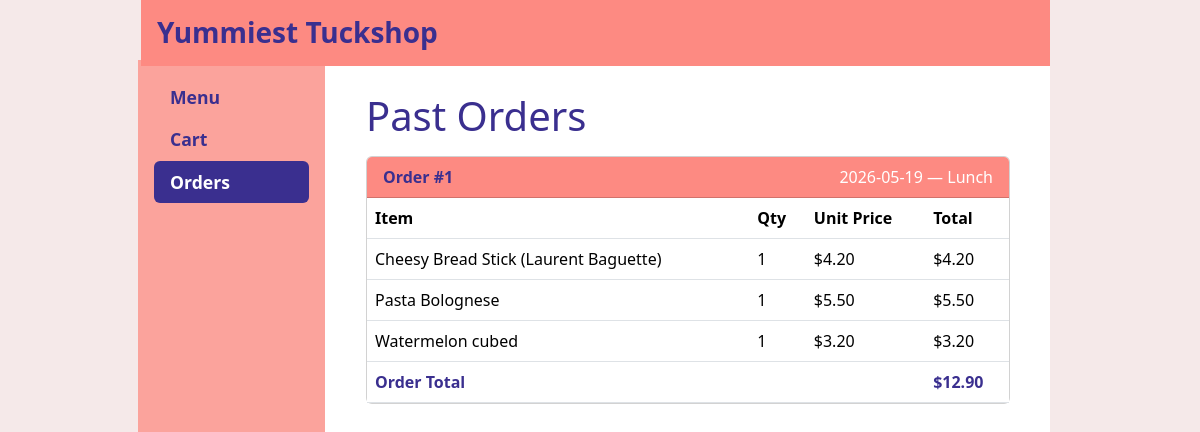
Page /orders (signed in) on the earlier database version.
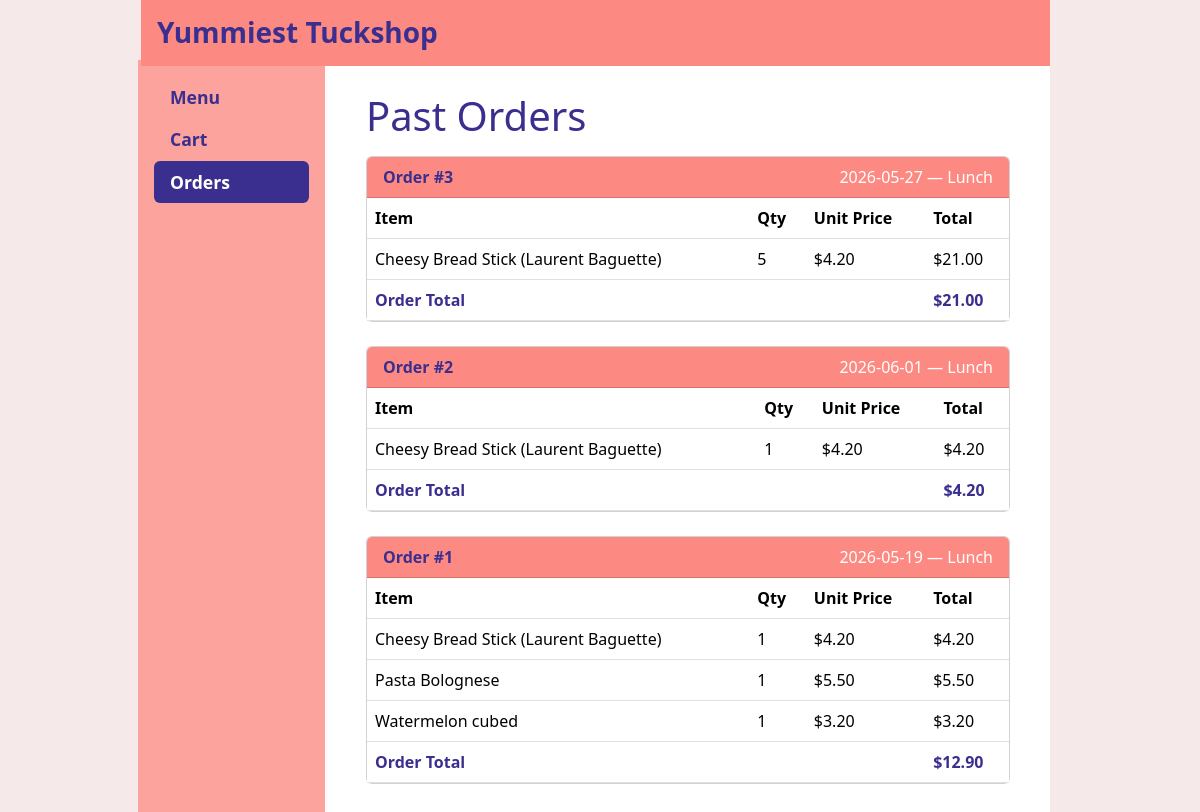
Same page on the later database version.
### tables this page shows
CREATE TABLE "Orders" (
	"OrderID"	INTEGER,
	"User"	INTEGER,
	"Date"	TEXT,
	"Price"	REAL,
	"Item"	INTEGER,
	"Quantity"	INTEGER,
	"ItemPrice"	REAL,
	"OrderType"	TEXT,
	FOREIGN KEY("Item") REFERENCES "Menu"("ItemID"),
	FOREIGN KEY("User") REFERENCES "User"("UserID")
);

CREATE TABLE "Menu" (
	"ItemID"	INTEGER,
	"Name"	TEXT,
	"ItemDesc"	TEXT,
	"Category"	TEXT,
	"Price"	REAL,
	"Homemade"	INTEGER,
	"Quantity"	INTEGER,
	"Options"	INTEGER,
	PRIMARY KEY("ItemID")
);

### app.py (the view)
@app.route('/orders')
def orders():
    user_id = session.get('userID')
    con = sqlite3.connect("Tuckshop.db")
    con.row_factory = sqlite3.Row
    cur = con.cursor()
    cur.execute('''
        SELECT Orders.OrderID, Orders.Date, Orders.OrderType, Orders.Quantity,
               Orders.ItemPrice, Orders.Price, Menu.Name
        FROM Orders
        JOIN Menu ON Orders.Item = Menu.ItemID
        WHERE Orders.User = ?
        ORDER BY Orders.OrderID DESC, Menu.Name
    ''', (user_id,))
    rows = cur.fetchall()
    con.close()
    orders_dict = {}
    for row in rows:
        oid = row['OrderID']
        if oid not in orders_dict:
            orders_dict[oid] = {
                'date': row['Date'],
                'order_type': row['OrderType'],
                'items': [],
                'total': 0.0
            }
        orders_dict[oid]['items'].append({
            'name': row['Name'],
            'quantity': row['Quantity'],
            'item_price': float(row['ItemPrice']),
            'line_total': float(row['Price'])
        })
        orders_dict[oid]['total'] = round(orders_dict[oid]['total'] + float(row['Price']), 2)
    return render_template('orders.html', orders=orders_dict)

### templates/orders.html (shortened to what this page needs)
{% extends "base.html" %}
{% block content %}
<h1>Past Orders</h1>
{% if orders %}
  {% for order_id, order in orders.items() %}
  <div class="card mb-4">
    <div class="card-header d-flex justify-content-between align-items-center" style="background-color: #fd8a82;">
      <span style="color: white;"><strong>Order #{{ order_id }}</strong></span>
      <span style="color: white;">{{ order['date'] }} — {{ order['order_type'] }}</span>
    </div>
    <div class="card-body p-0">
      <table class="table mb-0">
        <thead>
          <tr>
            <th>Item</th>
            <th>Qty</th>
            <th>Unit Price</th>
            <th>Total</th>
          </tr>
        </thead>
        <tbody>
          {% for item in order['items'] %}
          <tr>
            <td>{{ item['name'] }}</td>
            <td>{{ item['quantity'] }}</td>
            <td>${{ '%.2f' % item['item_price'] }}</td>
            <td>${{ '%.2f' % item['line_total'] }}</td>
          </tr>
          {% endfor %}
        </tbody>
        <tfoot>
          <tr>
            <td colspan="3"><strong>Order Total</strong></td>
            <td><strong>${{ '%.2f' % order['total'] }}</strong></td>
          </tr>
        </tfoot>
      </table>
    </div>
  </div>
  {% endfor %}
{% else %}
<p>You have no past orders.</p>
<a href="/products" class="btn btn-primary">Browse Menu</a>
{% endif %}
{% endblock %}

### templates/base.html (shortened to what this page needs)
<!doctype html>
<html lang="en">
  <head>
    <link href="https://cdn.jsdelivr.net/npm/bootstrap@5.3.3/dist/css/bootstrap.min.css" rel="stylesheet">
    <link rel="stylesheet" href="/static/css/style.css">
  </head>
<body class="overflow-y-scroll">
  <header class="page-header">
    <div class="container bg-body-secondary py-3">
      <h1 class="h4 mb-0">Yummiest Tuckshop</h1>
    </div>
  </header>
  <div class="sidebar-fixed-wrapper">
    <div class="container">
      <div class="row">
        <aside class="col-12 col-md-2 mb-4 px-0">
          <div class="sidebar bg-body-tertiary p-3 h-100">
            <ul class="nav nav-pills flex-column">
              <li class="nav-item"><a class="nav-link {{ 'active' if request.endpoint == 'products' or request.endpoint == 'search' }}" href="/products">Menu</a></li>
              <li class="nav-item"><a class="nav-link {{ 'active' if request.endpoint == 'cart' }}" href="/cart">Cart</a></li>
              <li class="nav-item"><a class="nav-link {{ 'active' if request.endpoint == 'orders' }}" href="/orders">Orders</a></li>
            </ul>
          </div>
        </aside>
      </div>
    </div>
  </div>
  <div class="container-fluid px-0">
    <main class="content-with-sidebar px-3">
      {% block content %}{% endblock %}
    </main>
  </div>
</body>
</html>

### static/css/style.css (style rules this page uses)
body { padding-top: 60px; background-color: white; color: #3A2F8F; }
h1, h2, h3, h4, h5, h6 { color: #3A2F8F !important; }
p, span, label, li, td, th, small, strong, em { color: #3A2F8F; }
body::before { content: ''; position: fixed; top: 0; left: 0; right: 0; bottom: 0; background: linear-gradient( to right, rgb(245, 233, 233) 12.5%, transparent 12.5%, transparent 87.5%, rgb(245, 233, 233) 87.5% ); z-index: -1; pointer-events: none; }
.page-header { position: fixed; top: 0; left: 11.75%; right: 12.5%; z-index: 200; }
.page-header .container { background-color: #fd8a82 !important; width: 100%; max-width: 100%; padding-left: 0.75rem; padding-right: 0; }
.page-header h1 { font-weight: bold; padding-left: 0.25rem; font-size: 1.75rem; }
.sidebar-fixed-wrapper { position: fixed; top: 60px; left: 12.5%; bottom: 0; width: 16.666%; z-index: 100; }
.sidebar-fixed-wrapper .container, .sidebar-fixed-wrapper .row, .sidebar-fixed-wrapper .col-12.col-md-2 { height: 100%; }
.sidebar { width: 500%; height: 100%; overflow-y: auto; background-color: #FBA39C !important; }
.content-with-sidebar { position: relative; margin-left: calc(12.5% + 16.666%); margin-right: 12.5%; padding: 1rem; z-index: 1; min-height: 100vh; }
.sidebar .nav-link { color: #3A2F8F !important; font-weight: bold; font-size: 1.1rem; }
.sidebar .nav-link.active { background-color: #3A2F8F !important; color: white !important; }
.content-with-sidebar { margin-left: calc(12.5% + 16.666%); margin-right: 14.5%; padding: 1rem; z-index: 1; min-height: 100vh; }
.container { max-width: 100% !important; padding-left: 0; padding-right: 0; }

Differences in the rows shown:
added Orders: date "2026-05-27", order_type "Lunch", name "Cheesy Bread Stick (Laurent Baguette)", quantity "5", ItemPrice "4.20", Price "21.00", shown under "3"
added Orders: date "2026-06-01", order_type "Lunch", name "Cheesy Bread Stick (Laurent Baguette)", quantity "1", ItemPrice "4.20", Price "4.20", shown under "2"
Other differences:
new list line: "Order # 3 — Item Qty Unit Price Total Order Total $ 21.00"
new list line: "Order # 2 — Item Qty Unit Price Total Order Total $ 4.20"
